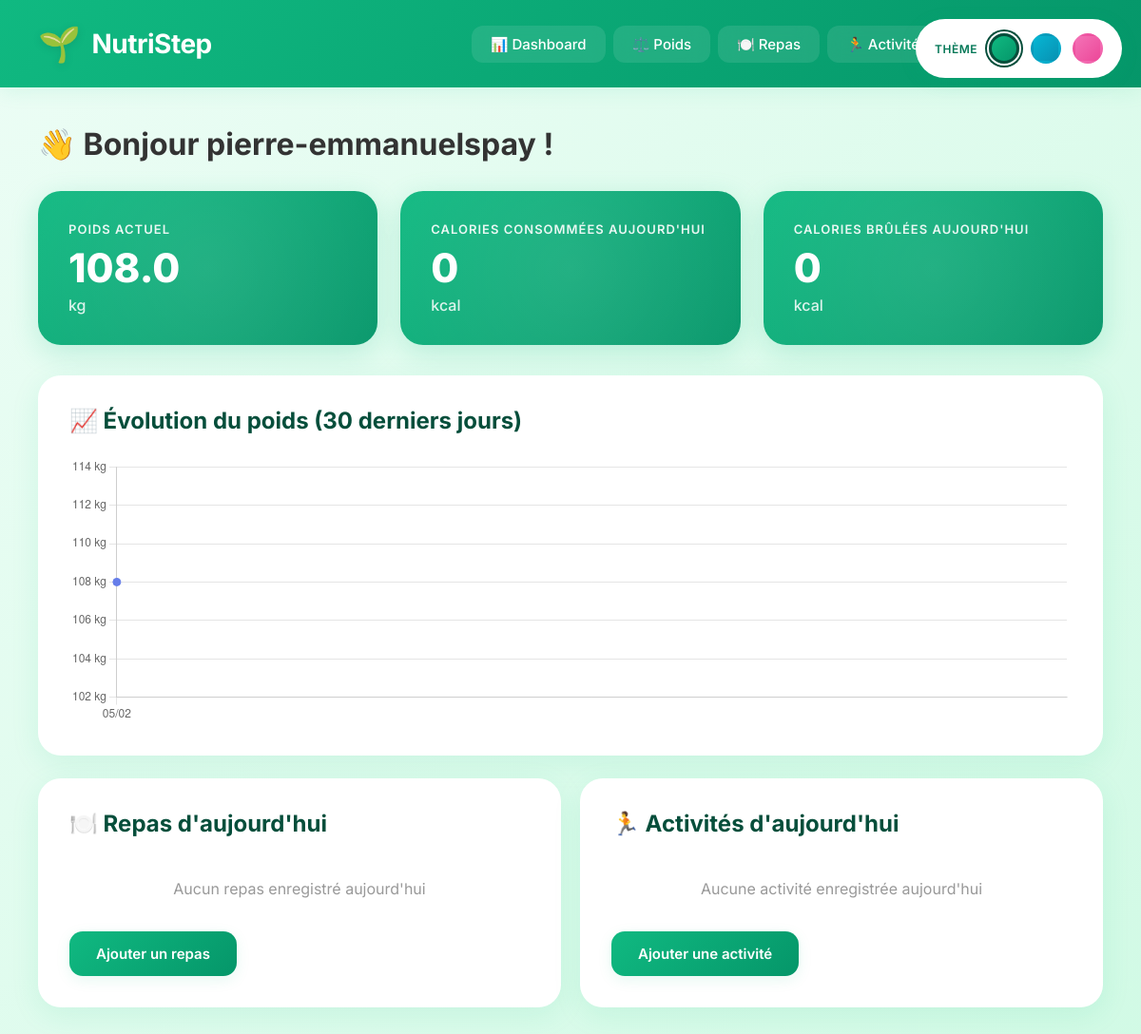
The page /dashboard (signed in) on the database as committed earlier.
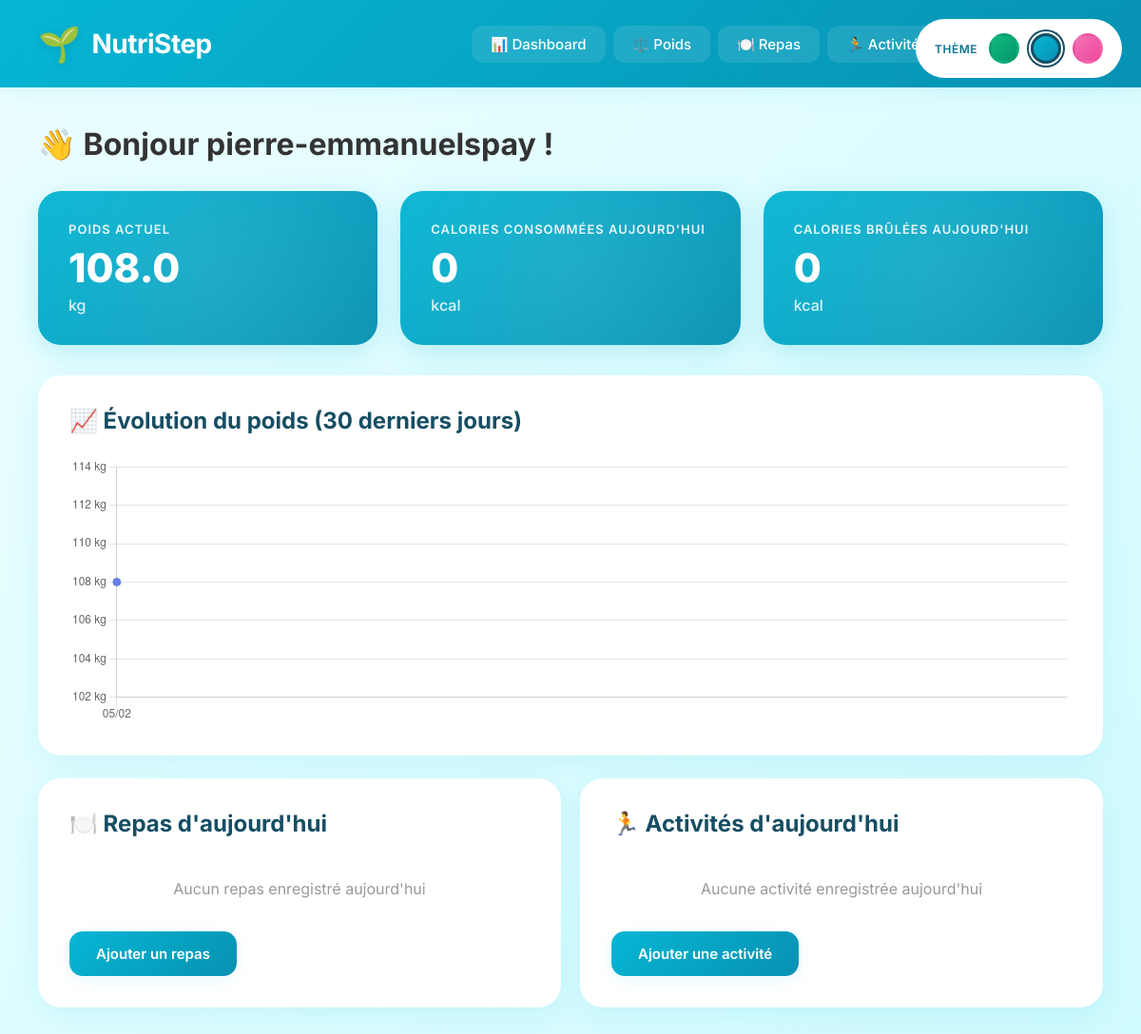
The same page on the database as committed later.
### app.py (models this page shows)
class User(db.Model):
    id = db.Column(db.Integer, primary_key=True)
    username = db.Column(db.String(80), unique=True, nullable=False)
    email = db.Column(db.String(120), unique=True, nullable=False)
    password_hash = db.Column(db.String(255), nullable=True)  # Nullable pour les comptes Google
    google_id = db.Column(db.String(255), unique=True, nullable=True)  # ID Google
    theme = db.Column(db.String(20), default='green')  # Thème préféré de l'utilisateur
    created_at = db.Column(db.DateTime, default=datetime.utcnow)
    weight_entries = db.relationship('WeightEntry', backref='user', lazy=True, cascade='all, delete-orphan')
    meal_entries = db.relationship('MealEntry', backref='user', lazy=True, cascade='all, delete-orphan')
    activity_entries = db.relationship('ActivityEntry', backref='user', lazy=True, cascade='all, delete-orphan')

class WeightEntry(db.Model):
    id = db.Column(db.Integer, primary_key=True)
    user_id = db.Column(db.Integer, db.ForeignKey('user.id'), nullable=False)
    weight = db.Column(db.Float, nullable=False)
    date = db.Column(db.Date, nullable=False, default=datetime.utcnow().date)
    note = db.Column(db.Text)
    created_at = db.Column(db.DateTime, default=datetime.utcnow)

### app.py (the view)
@app.route('/dashboard')
@login_required
def dashboard():
    user_id = session['user_id']
    latest_weight = WeightEntry.query.filter_by(user_id=user_id).order_by(WeightEntry.date.desc()).first()
    today_meals = MealEntry.query.filter_by(user_id=user_id, date=datetime.utcnow().date()).all()
    today_activities = ActivityEntry.query.filter_by(user_id=user_id, date=datetime.utcnow().date()).all()
    total_calories_today = sum(meal.calories or 0 for meal in today_meals)
    total_calories_burned = sum(activity.calories_burned or 0 for activity in today_activities)
    thirty_days_ago = datetime.utcnow().date() - timedelta(days=30)
    weight_history = WeightEntry.query.filter(
        WeightEntry.user_id == user_id,
        WeightEntry.date >= thirty_days_ago
    ).order_by(WeightEntry.date).all()
    user = User.query.get(session['user_id'])
    return render_template('dashboard.html',
                         latest_weight=latest_weight,
                         today_meals=today_meals,
                         today_activities=today_activities,
                         total_calories_today=total_calories_today,
                         total_calories_burned=total_calories_burned,
                         weight_history=weight_history,
                         theme=user.theme)

### app.py (called while the page is built)
def login_required(f):
    @wraps(f)
    def decorated_function(*args, **kwargs):
        if 'user_id' not in session:
            flash('Veuillez vous connecter pour accéder à cette page.', 'warning')
            return redirect(url_for('login'))
        return f(*args, **kwargs)
    return decorated_function

@app.before_request
def create_tables():
    if not hasattr(app, 'tables_created'):
        db.create_all()
        app.tables_created = True

### templates/dashboard.html (shortened to what this page needs)
{% extends "base.html" %}
{% block content %}
<h1 style="margin-bottom: 30px; color: #333;">👋 Bonjour {{ session.username }} !</h1>
<div class="stats-grid">
    <div class="stat-card">
        <h3>Poids actuel</h3>
        <div class="value">
            {% if latest_weight %}
                {{ latest_weight.weight }}
            {% else %}
                --
            {% endif %}
        </div>
        <div class="unit">kg</div>
    </div>
    <div class="stat-card">
        <h3>Calories consommées aujourd'hui</h3>
        <div class="value">{{ total_calories_today }}</div>
        <div class="unit">kcal</div>
    </div>
    <div class="stat-card">
        <h3>Calories brûlées aujourd'hui</h3>
        <div class="value">{{ total_calories_burned }}</div>
        <div class="unit">kcal</div>
    </div>
</div>
<div class="card">
    <h2>📈 Évolution du poids (30 derniers jours)</h2>
    <canvas id="weightChart" height="80"></canvas>
</div>
<div style="display: grid; grid-template-columns: 1fr 1fr; gap: 20px;">
    <div class="card">
        <h2>🍽️ Repas d'aujourd'hui</h2>
        {% if today_meals %}
            <table>
                <thead>
                    <tr>
                        <th>Type</th>
                        <th>Description</th>
                        <th>Calories</th>
                    </tr>
                </thead>
                <tbody>
                    {% for meal in today_meals %}
                    <tr>
                        <td>
                            {% if meal.meal_type == 'breakfast' %}🌅 Petit-déj
                            {% elif meal.meal_type == 'lunch' %}🌞 Déjeuner
                            {% elif meal.meal_type == 'dinner' %}🌙 Dîner
                            {% else %}🍪 Snack
                            {% endif %}
                        </td>
                        <td>{{ meal.description }}</td>
                        <td>{{ meal.calories or '--' }}</td>
                    </tr>
                    {% endfor %}
                </tbody>
            </table>
        {% else %}
            <p style="color: #999; text-align: center; padding: 20px;">Aucun repas enregistré aujourd'hui</p>
        {% endif %}
        <a href="{{ url_for('meals') }}" class="btn btn-primary" style="margin-top: 15px;">Ajouter un repas</a>
    </div>
    <div class="card">
        <h2>🏃 Activités d'aujourd'hui</h2>
        {% if today_activities %}
            <table>
                <thead>
                    <tr>
                        <th>Activité</th>
                        <th>Durée</th>
                        <th>Calories</th>
                    </tr>
                </thead>
                <tbody>
                    {% for activity in today_activities %}
                    <tr>
                        <td>{{ activity.activity_type }}</td>
                        <td>{{ activity.duration }} min</td>
                        <td>{{ activity.calories_burned or '--' }}</td>
                    </tr>
                    {% endfor %}
                </tbody>
            </table>
        {% else %}
            <p style="color: #999; text-align: center; padding: 20px;">Aucune activité enregistrée aujourd'hui</p>
        {% endif %}
        <a href="{{ url_for('activities') }}" class="btn btn-primary" style="margin-top: 15px;">Ajouter une activité</a>
    </div>
</div>
{% endblock %}
{% block extra_js %}
<script>
    const ctx = document.getElementById('weightChart').getContext('2d');
    const weightData = {
        labels: [
            {% for entry in weight_history %}
                '{{ entry.date.strftime("%d/%m") }}'{% if not loop.last %},{% endif %}
            {% endfor %}
        ],
        datasets: [{
            label: 'Poids (kg)',
            data: [
                {% for entry in weight_history %}
                    {{ entry.weight }}{% if not loop.last %},{% endif %}
                {% endfor %}
            ],
            borderColor: '#667eea',
            backgroundColor: 'rgba(102, 126, 234, 0.1)',
            tension: 0.4,
            fill: true,
            pointRadius: 4,
            pointBackgroundColor: '#667eea'
        }]
    };
    new Chart(ctx, {
        type: 'line',
        data: weightData,
        options: {
            responsive: true,
            maintainAspectRatio: true,
            plugins: {
                legend: {
                    display: false
                }
            },
            scales: {
                y: {
                    beginAtZero: false,
                    ticks: {
                        callback: function(value) {
                            return value + ' kg';
                        }
                    }
                }
            }
        }
    });
</script>
{% endblock %}

### templates/base.html (shortened to what this page needs)
<!DOCTYPE html>
<html lang="fr">
<head>
</head>
<body data-theme="{{ theme if theme else 'green' }}">
    {% if session.user_id %}
    <div class="theme-selector">
        <span>Thème</span>
        <button class="theme-btn green {% if not theme or theme == 'green' %}active{% endif %}" onclick="changeTheme('green')" title="Healthy Green"></button>
        <button class="theme-btn ocean {% if theme == 'ocean' %}active{% endif %}" onclick="changeTheme('ocean')" title="Ocean Blue"></button>
        <button class="theme-btn sunset {% if theme == 'sunset' %}active{% endif %}" onclick="changeTheme('sunset')" title="Sunset Pink"></button>
    </div>
    {% endif %}
    <div class="container">
        {% if session.user_id %}
        <div class="navbar">
            <h1><span class="logo">🌱</span> NutriStep</h1>
            <nav>
                <a href="{{ url_for('dashboard') }}">📊 Dashboard</a>
                <a href="{{ url_for('weight') }}">⚖️ Poids</a>
                <a href="{{ url_for('meals') }}">🍽️ Repas</a>
                <a href="{{ url_for('activities') }}">🏃 Activités</a>
                <a href="{{ url_for('logout') }}">🚪 Déconnexion</a>
            </nav>
        </div>
        {% endif %}
        <div class="content">
            {% block content %}{% endblock %}
        </div>
    </div>
    {% block extra_js %}{% endblock %}
</body>
</html>

### templates/base.html (style rules this page uses)
:root { --primary-start: #10b981; --primary-end: #059669; --secondary-start: #34d399; --secondary-end: #10b981; --accent: #6ee7b7; --bg-gradient-start: #ecfdf5; --bg-gradient-end: #d1fae5; --text-primary: #064e3b; --text-secondary: #047857; --card-bg: #ffffff; --card-shadow: rgba(16, 185, 129, 0.1); --hover-shadow: rgba(16, 185, 129, 0.2); }
body[data-theme="ocean"] { --primary-start: #06b6d4; --primary-end: #0891b2; --secondary-start: #22d3ee; --secondary-end: #06b6d4; --accent: #67e8f9; --bg-gradient-start: #ecfeff; --bg-gradient-end: #cffafe; --text-primary: #164e63; --text-secondary: #0e7490; --card-shadow: rgba(6, 182, 212, 0.1); --hover-shadow: rgba(6, 182, 212, 0.2); }
* { margin: 0; padding: 0; box-sizing: border-box; }
body { font-family: 'Inter', -apple-system, BlinkMacSystemFont, 'Segoe UI', Roboto, sans-serif; background: linear-gradient(135deg, var(--bg-gradient-start) 0%, var(--bg-gradient-end) 100%); min-height: 100vh; padding: 0; color: var(--text-primary); }
.theme-selector { position: fixed; top: 20px; right: 20px; z-index: 1000; background: var(--card-bg); padding: 15px 20px; border-radius: 50px; box-shadow: 0 4px 20px var(--card-shadow); display: flex; gap: 12px; align-items: center; }
.theme-selector span { font-size: 12px; font-weight: 600; color: var(--text-secondary); text-transform: uppercase; letter-spacing: 0.5px; }
.theme-btn { width: 32px; height: 32px; border-radius: 50%; border: 3px solid transparent; cursor: pointer; transition: all 0.3s; position: relative; }
.theme-btn.active { border-color: var(--text-primary); box-shadow: 0 0 0 2px var(--card-bg), 0 0 0 4px var(--text-primary); }
.theme-btn.green { background: linear-gradient(135deg, #10b981, #059669); }
.theme-btn.ocean { background: linear-gradient(135deg, #06b6d4, #0891b2); }
.theme-btn.sunset { background: linear-gradient(135deg, #f472b6, #ec4899); }
.container { max-width: 1400px; margin: 0 auto; }
.navbar { background: linear-gradient(135deg, var(--primary-start) 0%, var(--primary-end) 100%); padding: 24px 40px; display: flex; justify-content: space-between; align-items: center; color: white; box-shadow: 0 4px 20px var(--card-shadow); }
.navbar h1 { font-size: 28px; font-weight: 700; display: flex; align-items: center; gap: 12px; letter-spacing: -0.5px; }
.navbar h1 .logo { font-size: 36px; filter: drop-shadow(0 2px 4px rgba(0,0,0,0.1)); }
.navbar nav { display: flex; gap: 8px; }
.navbar nav a { color: white; text-decoration: none; padding: 10px 20px; font-weight: 500; transition: all 0.3s; border-radius: 12px; font-size: 15px; background: rgba(255,255,255,0.1); backdrop-filter: blur(10px); }
.content { padding: 40px; max-width: 1200px; margin: 0 auto; }
.btn { padding: 14px 28px; border: none; border-radius: 14px; font-size: 15px; font-weight: 600; cursor: pointer; transition: all 0.3s; text-decoration: none; display: inline-block; font-family: 'Inter', sans-serif; }
.btn-primary { background: linear-gradient(135deg, var(--primary-start) 0%, var(--primary-end) 100%); color: white; box-shadow: 0 4px 15px var(--card-shadow); }
.card { background: var(--card-bg); border-radius: 24px; padding: 32px; margin-bottom: 24px; box-shadow: 0 8px 30px var(--card-shadow); backdrop-filter: blur(10px); border: 1px solid rgba(255,255,255,0.8); }
.card h2 { margin-bottom: 24px; color: var(--text-primary); font-size: 24px; font-weight: 700; display: flex; align-items: center; gap: 12px; }
.stats-grid { display: grid; grid-template-columns: repeat(auto-fit, minmax(280px, 1fr)); gap: 24px; margin-bottom: 32px; }
.stat-card { background: linear-gradient(135deg, var(--primary-start) 0%, var(--primary-end) 100%); color: white; padding: 32px; border-radius: 24px; box-shadow: 0 8px 30px var(--hover-shadow); position: relative; overflow: hidden; }
.stat-card::before { content: ''; position: absolute; top: -50%; right: -50%; width: 200%; height: 200%; background: radial-gradient(circle, rgba(255,255,255,0.1) 0%, transparent 70%); pointer-events: none; }
.stat-card h3 { font-size: 13px; font-weight: 600; opacity: 0.9; margin-bottom: 12px; text-transform: uppercase; letter-spacing: 1px; }
.stat-card .value { font-size: 42px; font-weight: 800; line-height: 1; margin-bottom: 8px; }
.stat-card .unit { font-size: 16px; opacity: 0.85; font-weight: 500; }

Rows that differ between the two databases and show on the page:
changed User "pierre-emmanuelspay": theme "green" → "ocean" (drawn)
